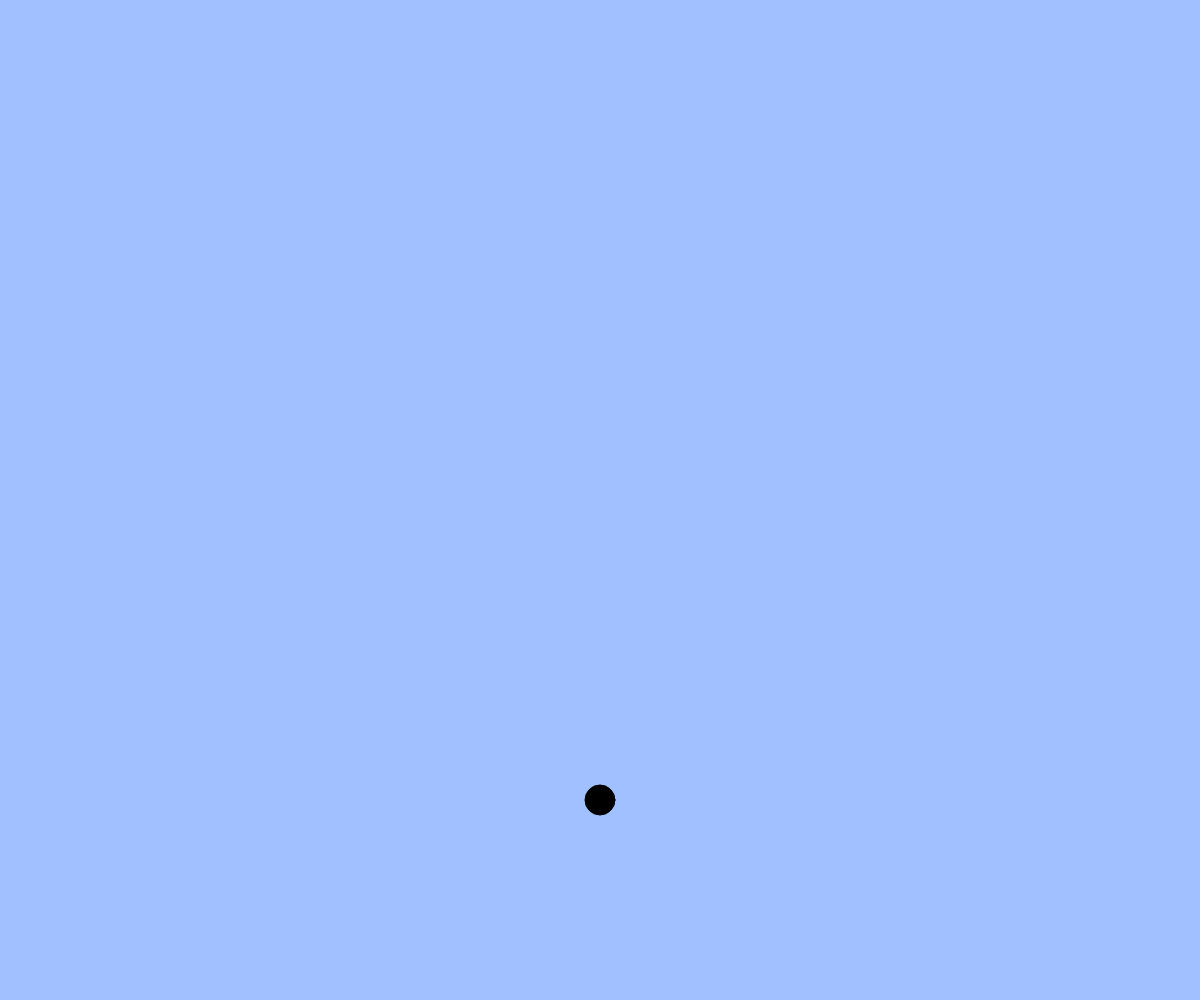
Frame 1 (no input)
Frame 60 (no input): identical to frame 1, image omitted
Frame 120 (the mouse pressed at the canvas centre since frame 60): identical to frame 1, image omitted

The p5.js sketch that drew this single still picture (run headless with seeded random() and noise() and a simulated clock; from frame 60 on, the mouse is pressed at the canvas centre):

// p5.js sketch
// ── sketch.js
let x,y,vx,vy;
const g=1
const vyMax=15

function setup(){
  createCanvas(windowWidth, windowHeight);
 x=width/2
 y=height*4/5
 vx=8
 vy=15
}

function draw(){
  background(160, 192, 255);
  fill(0)
  ellipse(x,y,30);
  if(x>width){x=0;}
  else if(x<0){x=width}
  if(keyIsDown(RIGHT_ARROW)){x=x+3}
  if(keyIsDown(LEFT_ARROW)){x=x-3}
if(keyIsDown(" ".charCodeAt(0))){
    x += vx;
    y += vy;
    vy += g; // 重力は「速度の変化量」
    vy = constrain(vy, -vyMax, vyMax); // 速度が大きくなりすぎないように調整
    if(y < height/2 || y > height*4/5){ vy = -1 * vy; }
    y = constrain(y, height/2, height*4/5);}
  }
